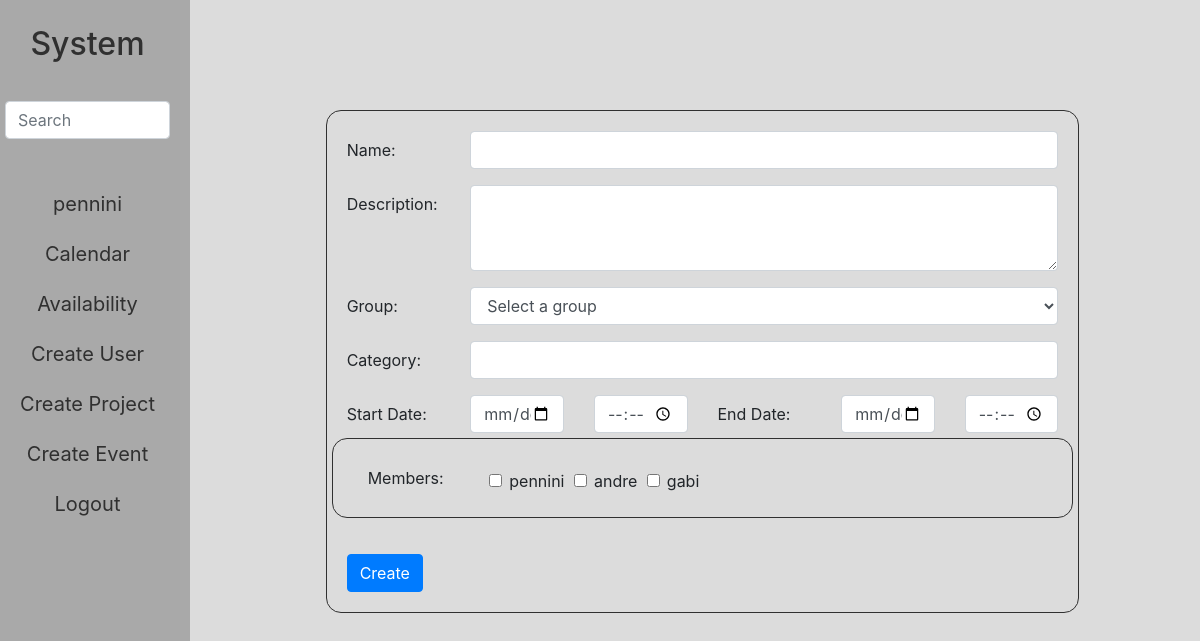
Before: /create-view/project (signed in) with the older database file.
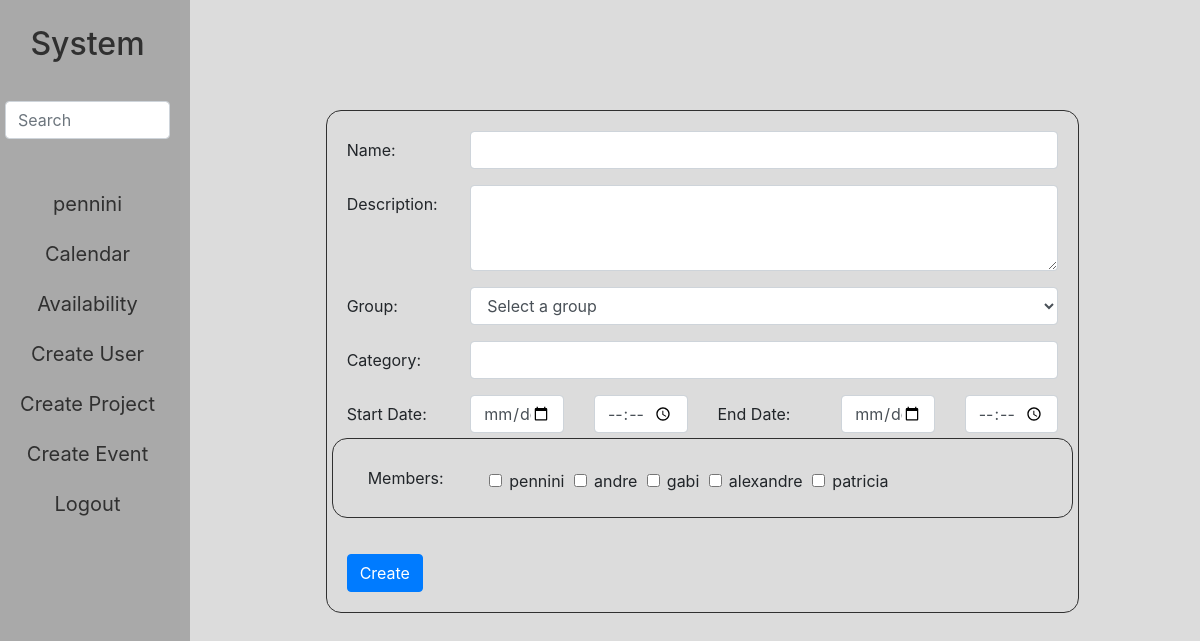
After: the same page with the newer database file.
### system/models.py (models this page shows, shortened)
class User(AbstractUser):
    position = models.ForeignKey("Position", on_delete=models.CASCADE, related_name="user_position", default=None, blank=True, null=True)
    group = models.ForeignKey("Group", on_delete=models.CASCADE, related_name="user_group", blank=True, null=True, default=None)
    area = models.ForeignKey("Area", on_delete=models.CASCADE, related_name="user_area", default=None, blank=True, null=True)
    biography = models.TextField(max_length=250, blank=True, null=True)

### system/views.py (the view, shortened to what this page needs)
# urls.py: path("create-view/<str:intention>", views.create_view, name="create_view"),
@login_required(login_url="login")
def create_view(request, intention):
    if request.user.is_staff:
        if intention == "user":
            groups = Group.objects.all()
            areas = Area.objects.all()
            positions = Position.objects.all()
            return render(request, "system/create.html", {
                "intention": intention,
                "groups": groups,
                "areas": areas,
                "positions": positions
            })
        elif intention == "project":
            groups = Group.objects.all()
            members = User.objects.all()
            return render(request, "system/create.html", {
                "intention": intention,
                "groups": groups,
                "members": members
            })
        else:
            return render(request, "system/create.html", {
            "message": intention
        })
    else:
        return render(request, "system/create.html", {
            "message": intention
        })

### system/templates/system/create.html (shortened to what the changed rows need)
{% extends "system/layout.html" %}
{% block body %}
    {% if message %}
        <div>
            <p>404</p>
            <p>Page "{{ message }}" not Found</p>
        </div>
    {% else %}
        {% if user.is_staff %}
            <div>
                <form action="{% url 'create' intention %}" method="POST">
                    <div id="form-div">
                        {% if intention == 'user' %}
                            <div class="mb-3 row">
                                <label for="username" class="col-sm-2 col-form-label">Username:</label>
                                <div class="col-sm-10">
                                    <input type="text" class="form-control" id="username" name="username" required>
                                </div>
                            </div>
                            <div class="mb-3 row">
                                <label for="staff" class="col-sm-2 col-form-label">Is staff?</label>
                                <div class="col-sm-10">
                                    <input type="checkbox" class="form-check-input" id="staff" name="staff">
                                </div>
                            </div>
                            <div class="mb-3 row">
                                <label for="position" class="col-sm-2 col-form-label">Position:</label>
                                <div class="col-sm-10">
                                    <select class="form-control" id="position" name="position" required>
                                        <option value="">Select a position</option>
                                        {% for position in positions %}
                                            <option value="{{ position.id }}">{{ position.name|title }}</option>
                                        {% endfor %}
                                    </select>
                                </div>
                            </div>
                            <div class="mb-3 row">
                                <label for="group" class="col-sm-2 col-form-label">Group:</label>
                                <div class="col-sm-10">
                                    <select class="form-control" id="group" name="group" required>
                                        <option value="">Select a group</option>
                                        {% for group in groups %}
                                            <option value="{{ group.id }}">{{ group.name }}</option>
                                        {% endfor %}
                                    </select>
                                </div>
                            </div>
                            <div class="mb-3 row">
                                <label for="area" class="col-sm-2 col-form-label">Area:</label>
                                <div class="col-sm-10">
                                    <select class="form-control" id="area" name="area" required>
                                        <option value="">Select a area</option>
                                        {% for area in areas %}
                                            <option value="{{ area.id }}">{{ area.name }}</option>
                                        {% endfor %}
                                    </select>
                                </div>
                            </div>
                            <div class="mb-3 row">
                                <label for="email" class="col-sm-2 col-form-label">Email:</label>
                                <div class="col-sm-10">
                                    <input type="email" class="form-control" id="email" name="email" required>
                                </div>
                            </div>
                            <div class="mb-3 row">
                                <label for="password" class="col-sm-2 col-form-label">Password:</label>
                                <div class="col-sm-10">
                                    <input type="password" class="form-control" id="password" name="password" required>
                                </div>
                            </div>
                            <div class="mb-3 row">
                                <label for="confirmation" class="col-sm-2 col-form-label">Confirmation Password:</label>
                                <div class="col-sm-10">
                                    <input type="password" class="form-control" id="confirmation" name="confirmation" required>
                                </div>
                            </div>
                        {% elif intention == 'project' %}
                            <div class="mb-3 row" id="member-table">
                                <div class="col-sm-10">
                                    {% for member in members %}
                                        <div class="members-check">
                                            <input type="checkbox" class="form-check-input" name="members" id="members" value="{{ member.id }}">
                                            {{ member.username }}
                                        </div>
                                    {% endfor %}
                                </div>
                            </div>
                        {% endif %}
                    </div>
                </form>
            </div>
        {% endif %}
    {% endif %}
{% endblock body %}

### system/templates/system/layout.html (shortened to what this page needs)
{% load static %}
<!DOCTYPE html>
<html lang="en">
  <head>
    <link rel="stylesheet" href="https://stackpath.bootstrapcdn.com/bootstrap/4.3.1/css/bootstrap.min.css">
    <link href="{% static 'system/styles.css' %}" rel="stylesheet">
  </head>
  <body>
    <div class="row">
        <div class="sidebar col-lg-2 col-md-3">
            <a href="{% url 'index' %}"><h2>System</h2></a>
            <br>
            {% if user.is_authenticated %}
                <form action="#" method="get">
                    <input class="form-control" type="text" name="q" placeholder="Search">
                </form>
                <div>
                    <a href="{% url 'profile' %}">{{ user.username }}</a>
                </div>
                <div>
                    <a href="{% url 'calendar' %}">Calendar</a>
                </div>
                <div>
                    <a href="{% url 'availability' %}">Availability</a>
                </div>
                {% if user.is_staff == 1 %}
                    <div>
                        <a href="{% url 'create_view' 'user' %}">Create User</a>
                    </div>
                    <div>
                        <a href="{% url 'create_view' 'project' %}">Create Project</a>
                    </div>
                    <div>
                        <a href="{% url 'create_view' 'event' %}">Create Event</a>
                    </div>
                {% endif %}
                <div>
                    <a href="{% url 'logout' %}">Logout</a>
                </div>
            {% else %}
                <div>
                    <a href="{% url 'login' %}">Log In</a>
                </div>
            {% endif %}
        </div>
        <div class="main col-lg-10 col-md-9">
            {% block body %}
            {% endblock body %}
        </div>
    </div>
  </body>
</html>

Changed rows visible on the page:
added User: username "alexandre"
added User: username "patricia"
